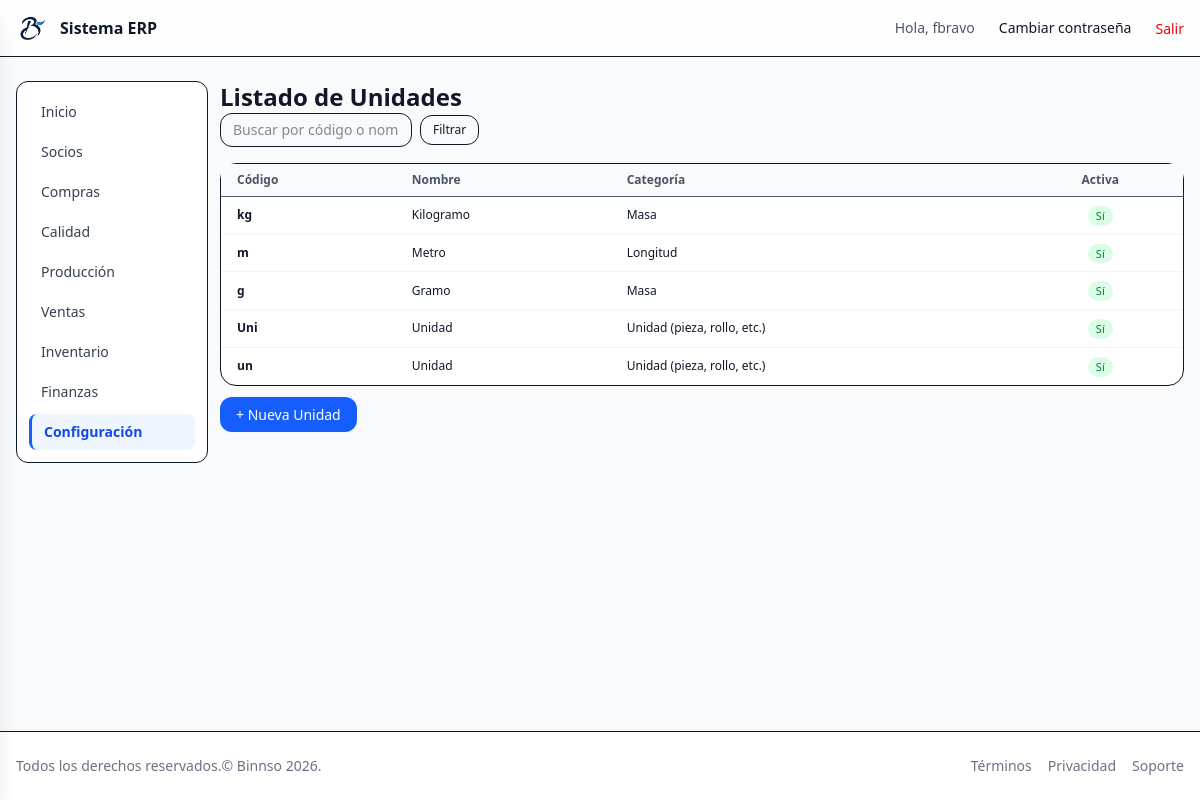
Screenshot of /core/unit/list/ (signed in) with the database file from the repository.
### core/models.py (models this page shows, shortened)
class AuditModel(models.Model):
    created_at = models.DateTimeField(auto_now_add=True)
    updated_at = models.DateTimeField(auto_now=True)
    created_by = models.ForeignKey(settings.AUTH_USER_MODEL, null=True, blank=True,
    related_name="%(class)s_created", on_delete=models.SET_NULL)
    updated_by = models.ForeignKey(settings.AUTH_USER_MODEL, null=True, blank=True,
    related_name="%(class)s_updated", on_delete=models.SET_NULL)
    class Meta:
        abstract = True

class Unit(AuditModel):
    code = models.CharField(max_length=10,unique=True,
    help_text="Código corto: kg, g, m, cm, un, caja, etc."
    )
    name = models.CharField(max_length=50,
    help_text="Nombre descriptivo: Kilogramo, Metro, Unidad, Caja..."
    )
    category = models.CharField(max_length=10,choices=UnitCategory.choices,default=UnitCategory.COUNT,
    )
    factor_to_base = models.DecimalField(max_digits=10,decimal_places=4,
    help_text="Factor para convertir a la unidad base de la categoría"
    )
    is_active = models.BooleanField(default=True)
    class Meta:
        verbose_name = "Unidad de medida"
        verbose_name_plural = "Unidades de medida"

### core/views.py (the view)
# urls.py: path('unit/list/', UnitListView.as_view(), name='unit_list'),
class UnitListView(LoginRequiredMixin, ModulePermissionMixin, View):
    permission_required = "core.view_unit"
    template_name = 'core/unit_list.html'
    def get(self, request):
        qs = Unit.objects.all()
        q = request.GET.get("q", "").strip()
        if q:
            qs = qs.filter(
                models.Q(code__icontains=q) | models.Q(name__icontains=q)
            )
        return render(request, self.template_name, {'units': qs})

### core/context_processors.py (called while the page is built, shortened)
def module_access(request):
    user = getattr(request, "user", None)
    if user is None or not user.is_authenticated:
        return {"modules": {k: False for k in MODULE_APP_MAP}}
    if user.is_superuser or user.groups.filter(name="admin").exists():
        return {"modules": {k: True for k in MODULE_APP_MAP}}

### core/mixins.py (called while the page is built)
    def has_permission(self):
        user = self.request.user
        if user.is_superuser or user.groups.filter(name="admin").exists():
            return True
        return super().has_permission()

### templates/core/unit_list.html (shortened to what this page needs)
{% extends 'layouts/app.html' %}
{% block app_header %}
  <h1 class="text-2xl font-bold">Listado de Unidades</h1>
{% endblock %}
{% block app_content %}
  <form method="get" class="mb-4 flex items-center gap-2 text-sm">
    <input type="text" name="q" value="{{ request.GET.q|default_if_none:'' }}"
           placeholder="Buscar por código o nombre…"
           class="w-48 rounded-xl border px-3 py-1.5 text-sm focus:outline-none focus:ring-1 focus:ring-blue-500" />
    <button type="submit" class="rounded-xl border px-3 py-1.5 text-xs hover:bg-gray-50">Filtrar</button>
  </form>
  <div class="bg-white rounded-2xl border">
    <table class="min-w-full text-sm">
      <thead>
        <tr class="border-b bg-gray-50 text-xs font-semibold text-gray-600">
          <th class="px-4 py-2 text-left">Código</th>
          <th class="px-4 py-2 text-left">Nombre</th>
          <th class="px-4 py-2 text-left">Categoría</th>
          <th class="px-4 py-2 text-center">Activa</th>
        </tr>
      </thead>
      <tbody class="divide-y divide-gray-100">
        {% for unit in units %}
          <tr class="hover:bg-gray-50">
            <td class="px-4 py-2 text-xs font-semibold">{{ unit.code }}</td>
            <td class="px-4 py-2 text-xs">{{ unit.name }}</td>
            <td class="px-4 py-2 text-xs">{{ unit.get_category_display }}</td>
            <td class="px-4 py-2 text-center">
              {% if unit.is_active %}
                <span class="inline-flex rounded-full bg-green-100 px-2 py-0.5 text-[11px] text-green-700">Sí</span>
              {% else %}
                <span class="inline-flex rounded-full bg-red-100 px-2 py-0.5 text-[11px] text-red-700">No</span>
              {% endif %}
            </td>
          </tr>
        {% empty %}
          <tr>
            <td colspan="4" class="px-4 py-6 text-center text-sm text-gray-500">No hay unidades registradas.</td>
          </tr>
        {% endfor %}
      </tbody>
    </table>
  </div>
  <div class="mt-4">
    <a href="{% url 'core:unit_create' %}"
       class="rounded-xl bg-blue-600 px-4 py-2 text-sm font-medium text-white hover:bg-blue-700">
      + Nueva Unidad
    </a>
  </div>
{% endblock %}

### templates/partials/_navbar.html (shortened to what this page needs)
{% load static %}
<header class="bg-white/80 backdrop-blur border-b">
  <div class="container mx-auto max-w-7xl px-4 py-3 flex items-center justify-between">
    <a href="{% url 'dashboard' %}" class="flex items-center gap-3">
      <img src="{% static 'img/logo.png' %}" alt="Logo" class="h-8 w-8" />
      <span class="font-semibold">Sistema ERP</span>
    </a>
    <nav class="hidden md:flex items-center gap-6">
      {% if request.user.is_authenticated %}
        <span class="text-sm text-gray-600">Hola, {{ request.user.get_username }}</span>
        <a href="{% url 'password_change' %}" class="text-sm hover:underline">Cambiar contraseña</a>
        <form method="post" action="{% url 'logout' %}" class="inline">
          <button type="submit" class="text-sm text-red-600 hover:underline">
          Salir
        </button>
          </form>
      {% else %}
        <a href="{% url 'login' %}" class="text-sm text-blue-600 hover:underline">Iniciar sesión</a>
      {% endif %}
    </nav>
  </div>
</header>

### rows the page displays
Unit: code "kg", name "Kilogramo", category "Masa", is_active "Sí"
Unit: code "m", name "Metro", category "Longitud", is_active "Sí"
Unit: code "g", name "Gramo", category "Masa", is_active "Sí"
Unit: code "Uni", name "Unidad", category "Unidad (pieza, rollo, etc.)", is_active "Sí"
Unit: code "un", name "Unidad", category "Unidad (pieza, rollo, etc.)", is_active "Sí"

### other values shown
{{ request.user.get_username }} "fbravo"
